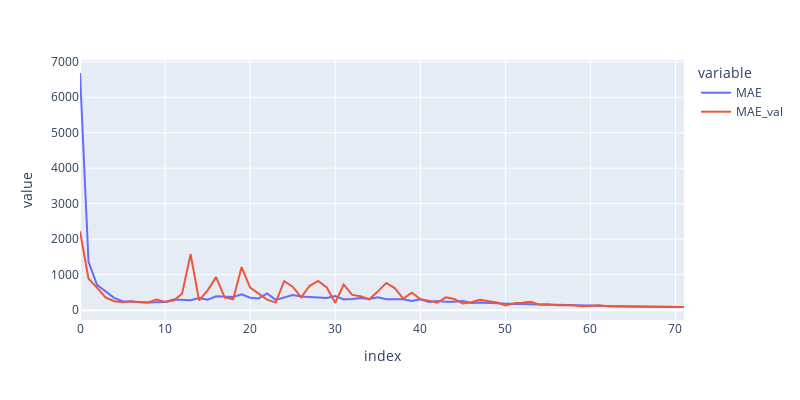

The notebook cell this image was saved under:
### Code cell
#loss 그래프
import plotly.express as px
px.line(metrics, y=['MAE', 'MAE_val'], width=800, height=400)

### Figure 1 — Plotly figure (JSON) as saved in the notebook; plotly's stock layout.template omitted (floating-point values rounded to 4 significant figures)
{"data": [{"hovertemplate": "variable=MAE<br>index=%{x}<br>value=%{y}<extra></extra>", "legendgroup": "MAE", "line": {"color": "#636efa", "dash": "solid"}, "marker": {"symbol": "circle"}, "mode": "lines", "name": "MAE", "orientation": "v", "showlegend": true, "type": "scatter", "x": [0, 1, 2, 3, 4, 5, 6, 7, 8, 9, 10, 11, 12, 13, 14, 15, 16, 17, 18, 19, 20, 21, 22, 23, 24, 25, 26, 27, 28, 29, 30, 31, 32, 33, 34, 35, 36, 37, 38, 39, 40, 41, 42, 43, 44, 45, 46, 47, 48, 49, 50, 51, 52, 53, 54, 55, 56, 57, 58, 59, 60, 61, 62, 63, 64, 65, 66, 67, 68, 69, 70, 71], "xaxis": "x", "y": [6684.0, 1360.0, 714.4, 533.4, 345.1, 251.6, 237.6, 230.8, 212.1, 224.7, 231.1, 300.0, 294.6, 276.0, 339.3, 295.3, 392.7, 377.2, 373.2, 444.7, 351.5, 330.2, 469.0, 289.6, 366.2, 422.8, 386.0, 373.1, 352.4, 344.8, 396.1, 303.3, 315.0, 344.0, 316.4, 361.4, 309.9, 311.9, 305.7, 256.2, 308.1, 230.4, 259.4, 239.3, 233.7, 256.5, 202.7, 217.8, 201.7, 192.6, 173.7, 173.4, 171.1, 159.5, 160.6, 148.2, 149.2, 141.3, 131.8, 125.7, 122.7, 117.0, 114.0, 109.6, 106.6, 103.6, 101.1, 97.46, 95.88, 93.55, 92.38, 91.6], "yaxis": "y"}, {"hovertemplate": "variable=MAE_val<br>index=%{x}<br>value=%{y}<extra></extra>", "legendgroup": "MAE_val", "line": {"color": "#EF553B", "dash": "solid"}, "marker": {"symbol": "circle"}, "mode": "lines", "name": "MAE_val", "orientation": "v", "showlegend": true, "type": "scatter", "x": [0, 1, 2, 3, 4, 5, 6, 7, 8, 9, 10, 11, 12, 13, 14, 15, 16, 17, 18, 19, 20, 21, 22, 23, 24, 25, 26, 27, 28, 29, 30, 31, 32, 33, 34, 35, 36, 37, 38, 39, 40, 41, 42, 43, 44, 45, 46, 47, 48, 49, 50, 51, 52, 53, 54, 55, 56, 57, 58, 59, 60, 61, 62, 63, 64, 65, 66, 67, 68, 69, 70, 71], "xaxis": "x", "y": [2224.0, 883.1, 635.8, 360.6, 252.3, 221.5, 248.7, 221.2, 217.2, 300.3, 227.4, 272.8, 460.4, 1574.0, 274.7, 556.5, 930.3, 358.4, 304.1, 1214.0, 636.7, 465.4, 296.5, 213.3, 814.9, 661.1, 360.7, 686.8, 821.3, 638.4, 207.6, 721.1, 430.2, 392.7, 304.0, 522.2, 767.7, 621.4, 325.4, 490.1, 309.6, 267.3, 208.9, 361.5, 313.6, 185.4, 221.0, 291.8, 241.7, 212.8, 130.5, 193.6, 208.8, 236.9, 156.5, 162.5, 136.9, 128.0, 140.3, 109.4, 122.5, 137.4, 111.4, 99.51, 99.56, 93.68, 93.17, 96.35, 89.38, 89.3, 88.48, 88.29], "yaxis": "y"}], "layout": {"height": 400, "legend": {"title": {"text": "variable"}, "tracegroupgap": 0}, "margin": {"t": 60}, "width": 800, "xaxis": {"anchor": "y", "domain": [0, 1], "title": {"text": "index"}}, "yaxis": {"anchor": "x", "domain": [0, 1], "title": {"text": "value"}}}}
